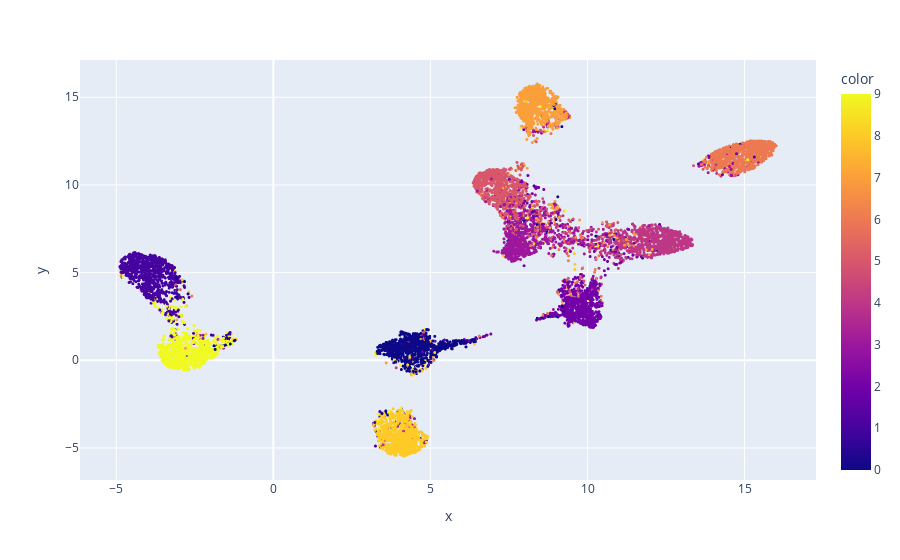

Notebook code cell kept with this figure:
### Code cell
embedding_2d_fig = plot_2d(data=test_reduced_embedding,
                           color=y,
                           hover_name=y_str)
embedding_2d_fig.show()

### Figure 1 — Plotly figure (JSON) as saved in the notebook; plotly's stock layout.template omitted (floating-point values rounded to 4 significant figures; data arrays with more than 128 entries replaced by an {"elided": "..."} marker saying what was removed)
{"data": [{"hovertemplate": "<b>%{hovertext}</b><br><br>x=%{x}<br>y=%{y}<br>color=%{marker.color}<extra></extra>", "hovertext": {"elided": "10000 str values"}, "legendgroup": "", "marker": {"color": {"elided": "10000 int values"}, "coloraxis": "coloraxis", "line": {"color": "black", "width": 0.1}, "size": 3, "symbol": "circle"}, "mode": "markers", "name": "", "showlegend": false, "type": "scattergl", "x": {"elided": "10000 float values"}, "xaxis": "x", "y": {"elided": "10000 float values"}, "yaxis": "y"}], "layout": {"coloraxis": {"colorbar": {"title": {"text": "color"}}, "colorscale": [[0, "#0d0887"], [0.1111, "#46039f"], [0.2222, "#7201a8"], [0.3333, "#9c179e"], [0.4444, "#bd3786"], [0.5556, "#d8576b"], [0.6667, "#ed7953"], [0.7778, "#fb9f3a"], [0.8889, "#fdca26"], [1, "#f0f921"]]}, "legend": {"tracegroupgap": 0}, "margin": {"t": 60}, "xaxis": {"anchor": "y", "domain": [0, 1], "title": {"text": "x"}}, "yaxis": {"anchor": "x", "domain": [0, 1], "title": {"text": "y"}}}}
